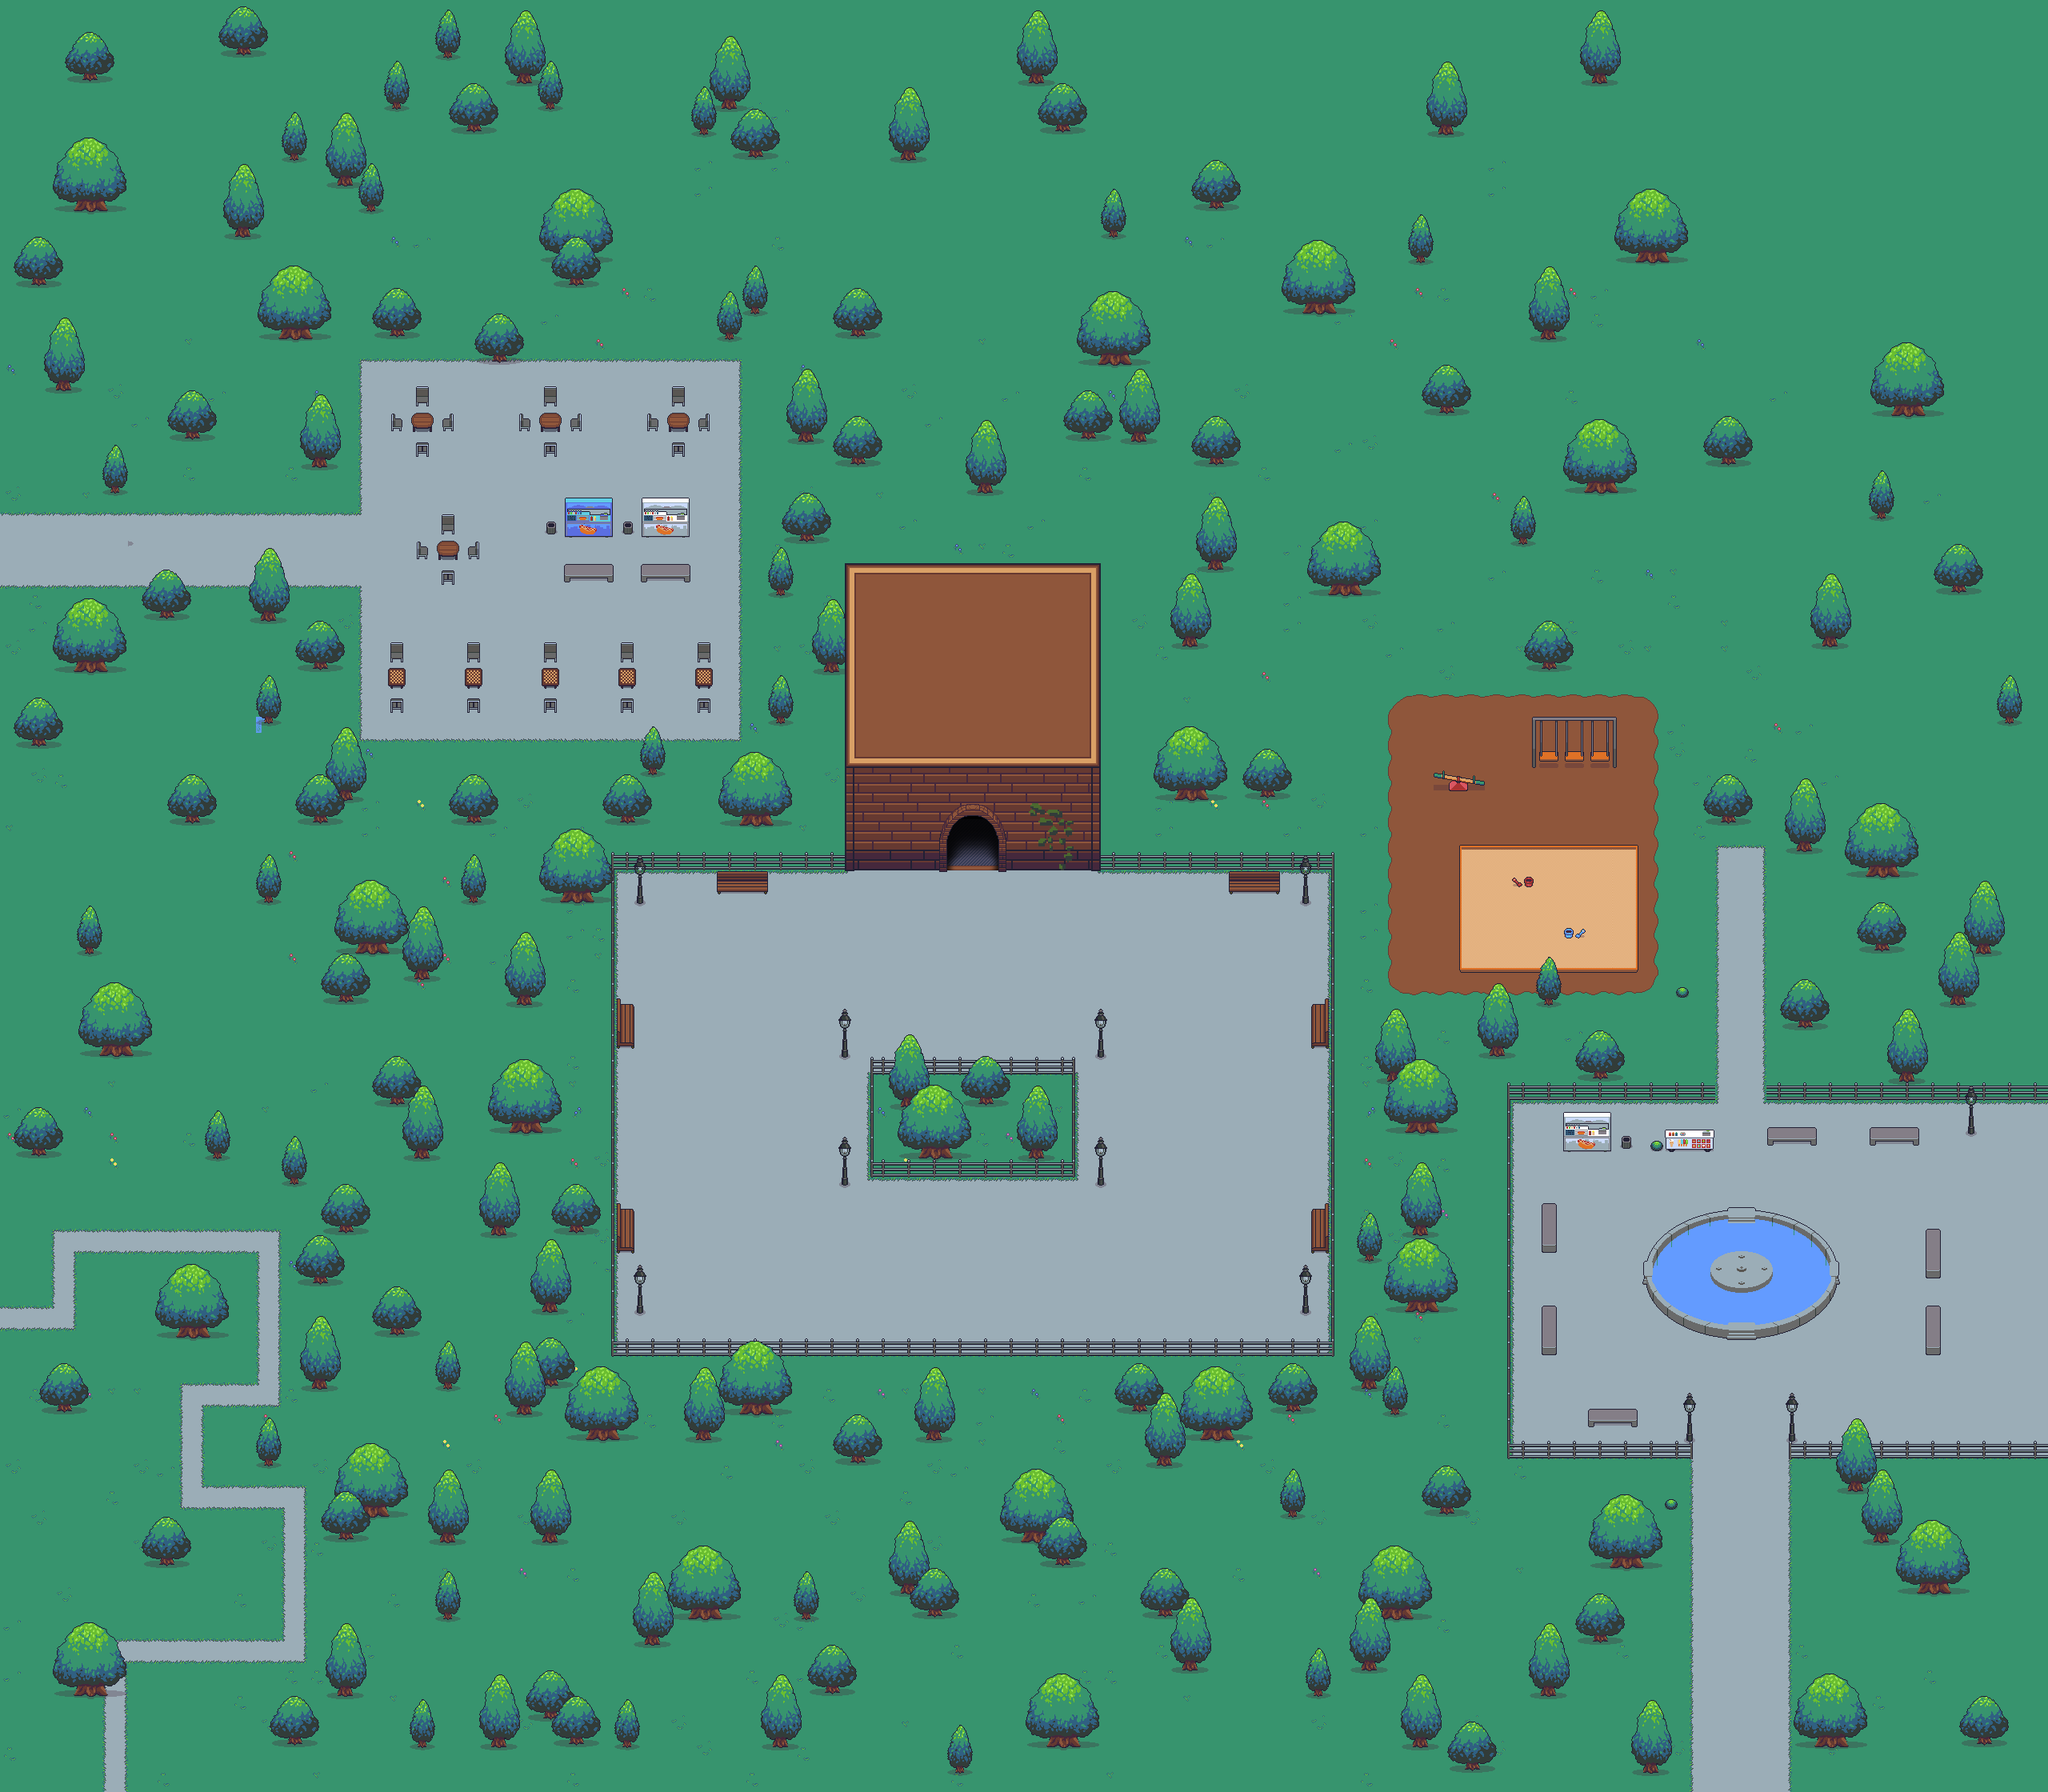

Rendered tile map (Tiled .tmx) drawn with the repository's tilesets; below, a short description and the map source with its tile grids summarised:
An orthogonal 80x70 tile map with 32x32 px tiles, 18 tile layers (Ground, Ground 2, Ground 3, Shadow, ...), 7 tilesets.

<map version="1.4" tiledversion="1.4.2" orientation="orthogonal" renderorder="right-down" width="80" height="70" tilewidth="32" tileheight="32" infinite="0" nextlayerid="35" nextobjectid="1">
 <tileset firstgid="1" source="../../tilesets/Gather Park 0.x.tsx" />
 <tileset firstgid="1025" source="../../tilesets/Gather Train 0.x.tsx" />
 <tileset firstgid="5897" source="../demo conference/Chalk.tsx" />
 <tileset firstgid="6297" source="../../tilesets/Gather Games 0.x.tsx" />
 <tileset firstgid="7225" source="../../tilesets/Gather University 0.x.tsx" />
 <tileset firstgid="7689" source="../../tilesets/Gather Public Inside 0.x.tsx" />
 <tileset firstgid="8617" source="../../tilesets/Gather Conference 0.x.tsx" />
 <group id="12" name="Background">
  <layer id="1" name="Ground" width="80" height="70">
   <data>[5600 cells, 5600 non-empty, 9 distinct tile ids]</data>
  </layer>
  <layer id="2" name="Ground 2" width="80" height="70">
   <data>[5600 cells, 1321 non-empty, 16 distinct tile ids]</data>
  </layer>
  <layer id="34" name="Ground 3" width="80" height="70">
   <data>[5600 cells, 2 non-empty, 1 distinct tile ids]</data>
  </layer>
  <layer id="33" name="Shadow" width="80" height="70">
   <data>[5600 cells, 8 non-empty, 7 distinct tile ids]</data>
  </layer>
  <group id="20" name="Playground">
   <layer id="19" name="L1" width="80" height="70">
    <data>[5600 cells, 51 non-empty, 16 distinct tile ids]</data>
   </layer>
   <layer id="21" name="L2" width="80" height="70">
    <data>[5600 cells, 15 non-empty, 13 distinct tile ids]</data>
   </layer>
  </group>
  <layer id="3" name="Fence" width="80" height="70">
   <data>[5600 cells, 161 non-empty, 6 distinct tile ids]</data>
  </layer>
  <layer id="23" name="L1" width="80" height="70">
   <data>[5600 cells, 183 non-empty, 78 distinct tile ids]</data>
  </layer>
  <layer id="25" name="L2" width="80" height="70">
   <data>[5600 cells, 0 non-empty, 0 distinct tile ids]</data>
  </layer>
  <group id="24" name="Foliage">
   <layer id="13" name="Foliage 1" width="80" height="70">
    <data>[5600 cells, 1176 non-empty, 39 distinct tile ids]</data>
   </layer>
   <layer id="14" name="Foliage 2" width="80" height="70">
    <data>[5600 cells, 500 non-empty, 36 distinct tile ids]</data>
   </layer>
  </group>
  <group id="18" name="Building">
   <layer id="15" name="L1" width="80" height="70">
    <data>[5600 cells, 120 non-empty, 36 distinct tile ids]</data>
   </layer>
   <layer id="16" name="L2" width="80" height="70">
    <data>[5600 cells, 16 non-empty, 11 distinct tile ids]</data>
   </layer>
   <layer id="17" name="L3" width="80" height="70">
    <data>[5600 cells, 22 non-empty, 22 distinct tile ids]</data>
   </layer>
   <layer id="26" name="L4" width="80" height="70">
    <data>[5600 cells, 0 non-empty, 0 distinct tile ids]</data>
   </layer>
   <layer id="29" name="L5" width="80" height="70">
    <data>[5600 cells, 0 non-empty, 0 distinct tile ids]</data>
   </layer>
  </group>
 </group>
 <group id="30" name="Foreground">
  <layer id="31" name="Foreground 1" width="80" height="70">
   <data>[5600 cells, 68 non-empty, 6 distinct tile ids]</data>
  </layer>
  <layer id="32" name="Foreground 2" width="80" height="70">
   <data>[5600 cells, 12 non-empty, 12 distinct tile ids]</data>
  </layer>
 </group>
</map>
